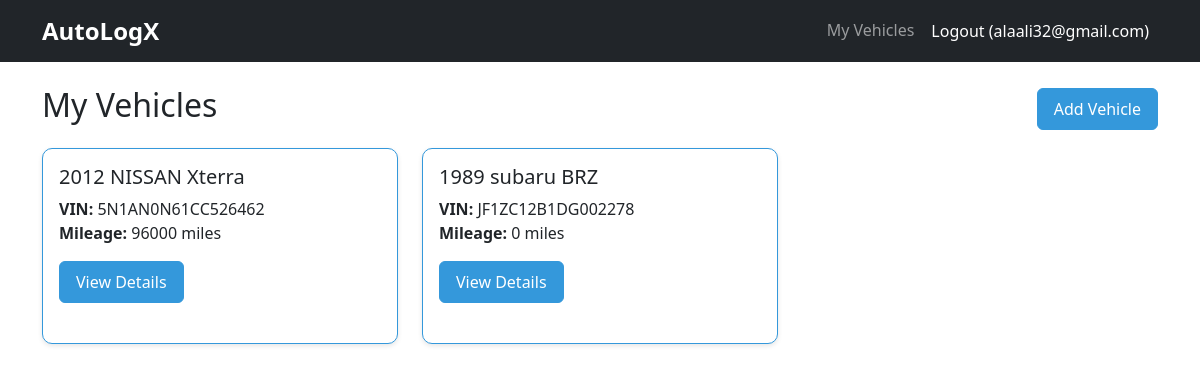
The app's page /vehicles/ (signed in), older data.
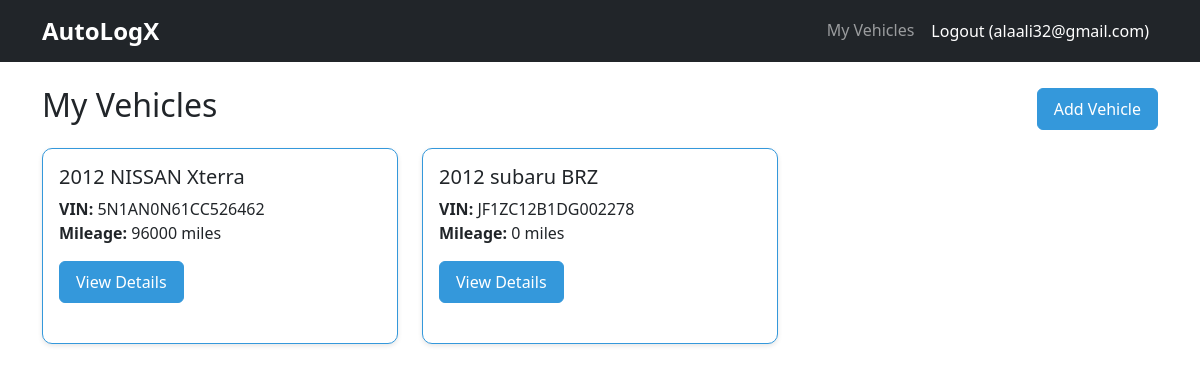
The same page, newer data.
### autologx/api/models.py (models this page shows, shortened)
class Vehicle(models.Model):
    user = models.ForeignKey(User, on_delete=models.CASCADE, related_name='vehicles')
    vin = models.CharField(max_length=17, unique=True, blank=True, null=True)
    make = models.CharField(max_length=50)
    model = models.CharField(max_length=50)
    year = models.IntegerField()
    trim = models.CharField(max_length=50, blank=True)
    engine = models.CharField(max_length=100, blank=True)
    engine_size = models.DecimalField(max_digits=5, decimal_places=1, blank=True, null=True)
    fuel_type = models.CharField(max_length=20, blank=True)
    TRANSMISSION_CHOICES = [
        ('manual', 'Manual'), ('automatic', 'Automatic'), ('cvt', 'CVT'),
        ('semi_automatic', 'Semi-Automatic'), ('other', 'Other'),
    ]
    transmission = models.CharField(max_length=20, choices=TRANSMISSION_CHOICES, blank=True)
    oil_viscosity = models.CharField(max_length=10, blank=True, help_text="e.g., 0W-20, 5W-30")
    current_mileage = models.IntegerField(default=0)
    last_oil_change_mileage = models.IntegerField(blank=True, null=True)
    last_oil_change_date = models.DateField(blank=True, null=True)
    last_service_mileage = models.IntegerField(blank=True, null=True)
    last_service_date = models.DateField(blank=True, null=True)
    stock_tire_size = models.CharField(max_length=30, blank=True)
    stock_wheel_size = models.CharField(max_length=20, blank=True)
    current_tire_size = models.CharField(max_length=30, blank=True)
    current_wheel_size = models.CharField(max_length=20, blank=True)
    created_at = models.DateTimeField(auto_now_add=True)
    updated_at = models.DateTimeField(auto_now=True)

### autologx/api/views.py (the view)
# urls.py: path('vehicles/', views.vehicle_list, name='vehicle_list'),
@login_required
def vehicle_list(request):
    vehicles = Vehicle.objects.filter(user=request.user)
    return render(request, 'vehicles/list.html', {'vehicles': vehicles})

### templates/vehicles/list.html (shortened to what this page needs)
{% extends 'base.html' %}
{% block content %}
<div class="d-flex justify-content-between align-items-center mb-3">
    <h2>My Vehicles</h2>
    <a href="{% url 'vehicle_create' %}" class="btn btn-primary">Add Vehicle</a>
</div>
{% if vehicles %}
    <div class="row">
        {% for vehicle in vehicles %}
            <div class="col-md-4 mb-3">
                <div class="card h-100">
                    <div class="card-body">
                        <h5 class="card-title">{{ vehicle.year }} {{ vehicle.make }} {{ vehicle.model }}</h5>
                        <p class="card-text">
                            <strong>VIN:</strong> {{ vehicle.vin|default:"N/A" }}<br>
                            <strong>Mileage:</strong> {{ vehicle.current_mileage|default:"0" }} miles
                        </p>
                        <a href="{% url 'vehicle_detail' vehicle.pk %}" class="btn btn-primary">View Details</a>
                    </div>
                </div>
            </div>
        {% endfor %}
    </div>
{% else %}
    <p>You haven't added any vehicles yet. <a href="{% url 'vehicle_create' %}">Add your first vehicle</a>.</p>
{% endif %}
{% endblock %}

Row changes from the older to the newer data that the page shows:
changed Vehicle "subaru": year "1989" → "2012"
